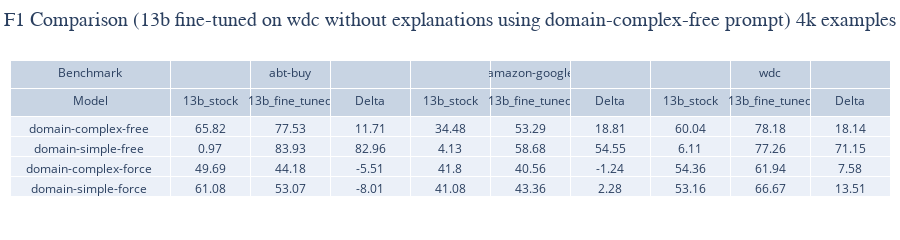

Notebook source saved alongside this figure:
### Markdown cell above
## 70 B

### Code cell
directory_path = '../results/13b/explanation/4k/control/2024-05-01-12-39-31_4k_control/results'

file_paths = analytics.get_all_files_in_directory(directory_path)
all_stats = analytics.calculate_fine_tuned_stats(file_paths)
df_fintuned_results = analytics.create_comparison_df(all_stats, baseline_13b_stats)


analytics.create_plotly_table(df_fintuned_results, fine_tuned_prompt="domain-complex-free", benchmark="wdc", title="F1 Comparison (13b fine-tuned on wdc without explanations using domain-complex-free prompt) 4k examples" , file_path="../plots/explanation")

### Figure 1 — Plotly figure (JSON) as saved in the notebook; plotly's stock layout.template omitted (floating-point values rounded to 4 significant figures)
{"data": [{"cells": {"align": "center", "values": [["domain-complex-free ", "domain-simple-free ", "domain-complex-force ", "domain-simple-force "], [65.82, 0.97, 49.69, 61.08], [77.53, 83.93, 44.18, 53.07], [11.71, 82.96, -5.51, -8.01], [34.48, 4.13, 41.8, 41.08], [53.29, 58.68, 40.56, 43.36], [18.81, 54.55, -1.24, 2.28], [60.04, 6.11, 54.36, 53.16], [78.18, 77.26, 61.94, 66.67], [18.14, 71.15, 7.58, 13.51]]}, "columnwidth": [200, 100, 100, 100, 100, 100, 100, 100, 100, 100, 100, 100, 100, 100, 100, 100, 100, 100, 100], "header": {"align": "center", "values": [["Benchmark", "Model"], ["", "13b_stock"], ["abt-buy", "13b_fine_tuned"], ["", "Delta"], ["", "13b_stock"], ["amazon-google", "13b_fine_tuned"], ["", "Delta"], ["", "13b_stock"], ["wdc", "13b_fine_tuned"], ["", "Delta"]]}, "type": "table"}], "layout": {"height": 220, "margin": {"b": 0, "l": 10, "r": 10, "t": 60}, "title": {"font": {"family": "Arial", "size": 20}, "text": "F1 Comparison (13b fine-tuned on wdc without explanations using domain-complex-free prompt) 4k examples", "x": 0.5, "y": 0.95}}}
